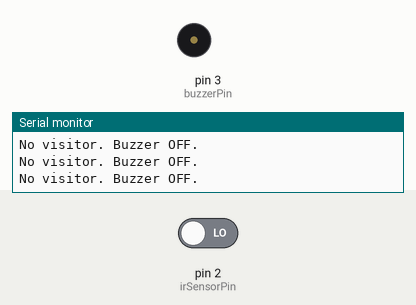
This sketch was run on a simulated Arduino Uno, built with avr-gcc and run on an emulated ATmega328P. Shown: buzzer (waves = sounding, pin HIGH), the last lines printed to the serial monitor. The test bench sets the inputs (shaded band); at power-on: pin 2 (irSensorPin) LOW.

Above: at 1.2 s.
1.3 s: pin 2 (irSensorPin) driven HIGH
At 2.5 s:
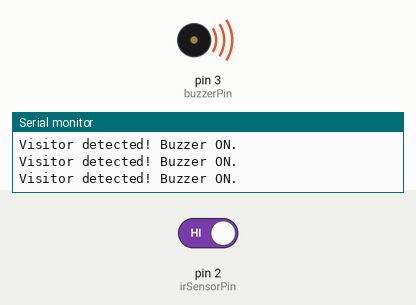
2.8 s: pin 2 (irSensorPin) driven LOW
At 3.8 s:
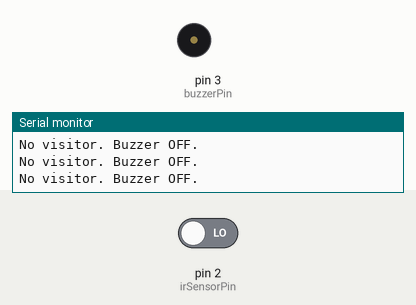
Timing chart, 0 to 5.8 s (numbered marks = the images above; inputs shaded):
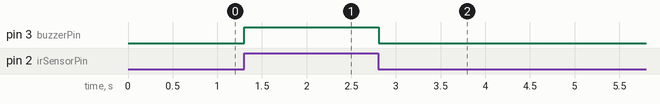

The sketch:

sketch.ino
```cpp
// Pin Definitions
const int irSensorPin = 2; // Digital pin connected to the IR sensor output
const int buzzerPin = 3; // Digital pin connected to the buzzer

void setup() {
  // Initialize the IR sensor pin as an input
  pinMode(irSensorPin, INPUT);
  // Initialize the buzzer pin as an output
  pinMode(buzzerPin, OUTPUT);
  // Start the serial communication for debugging purposes
  Serial.begin(9600);
}

void loop() {
  // Read the state of the IR sensor
  int sensorValue = digitalRead(irSensorPin);

  // If the sensor detects an object (output is HIGH)
  if (sensorValue == HIGH) {
    // Turn on the buzzer
    digitalWrite(buzzerPin, HIGH);
    Serial.println("Visitor detected! Buzzer ON.");
  } else {
    // Turn off the buzzer
    digitalWrite(buzzerPin, LOW);
    Serial.println("No visitor. Buzzer OFF.");
  }

  // Short delay to avoid rapid changes
  delay(100);
}
```

Measured:
- after the input at 1.3 s, pin 3 (buzzerPin): LOW → HIGH at once
- after the input at 2.8 s, pin 3 (buzzerPin): HIGH → LOW at once
